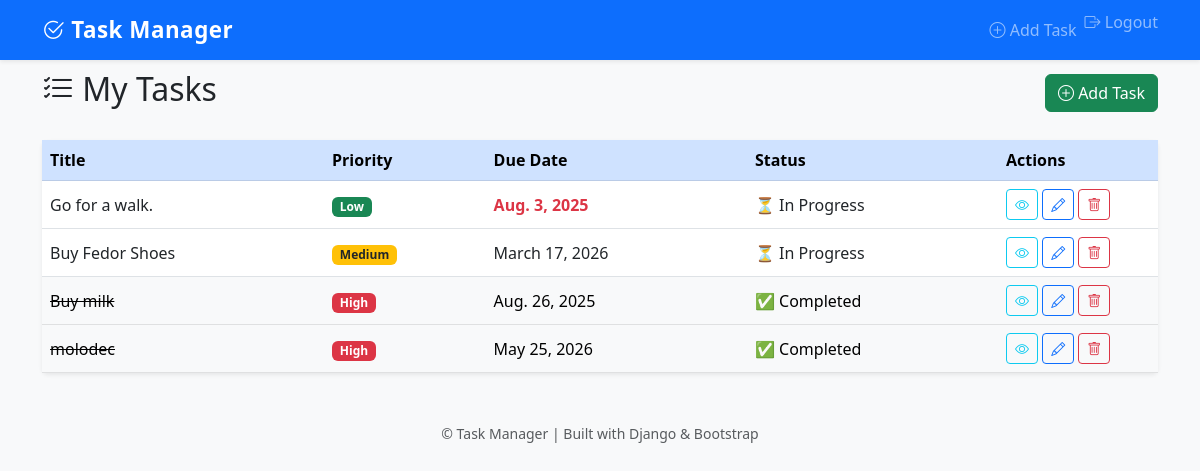
The page /tasks/ (signed in) on the database its author committed.
### tasks/models.py (models this page shows, shortened)
class Task(models.Model):
    title = models.CharField(max_length=200)
    description = models.TextField(blank=True)
    completed = models.BooleanField(default=False)
    priority = models.IntegerField(default=1)
    due_date = models.DateField(null=True, blank=True)
    user = models.ForeignKey(User, on_delete=models.CASCADE)

### tasks/views.py (the view)
# urls.py: path('', views.task_list, name='task_list'),
@login_required
def task_list(request):
    tasks = Task.objects.filter(user=request.user).order_by('completed', 'due_date')
    return render(request, 'tasks/task_list.html', {
        'tasks': tasks,
        'today': date.today()
    })

### tasks/templates/tasks/task_list.html
{% extends 'tasks/base.html' %}
{% block content %}
<div class="d-flex justify-content-between align-items-center mb-4">
    <h2><i class="bi bi-list-check"></i> My Tasks</h2>
    <a href="{% url 'task_create' %}" class="btn btn-success"><i class="bi bi-plus-circle"></i> Add Task</a>
</div>
{% if tasks %}
<table class="table table-hover align-middle shadow-sm bg-white rounded">
    <thead class="table-primary">
        <tr>
            <th>Title</th>
            <th>Priority</th>
            <th>Due Date</th>
            <th>Status</th>
            <th style="width: 160px;">Actions</th>
        </tr>
    </thead>
    <tbody>
        {% for task in tasks %}
        <tr {% if task.completed %}class="table-light text-muted"{% endif %}>
            <td>
                {% if task.completed %}
                    <del>{{ task.title }}</del>
                {% else %}
                    {{ task.title }}
                {% endif %}
            </td>
            <td>
                {% if task.priority == 3 %}
                    <span class="badge bg-danger">High</span>
                {% elif task.priority == 2 %}
                    <span class="badge bg-warning text-dark">Medium</span>
                {% else %}
                    <span class="badge bg-success">Low</span>
                {% endif %}
            </td>
            <td>
                {% if task.due_date %}
                    {% if not task.completed and task.due_date < today %}
                        <span class="text-danger fw-bold">{{ task.due_date }}</span>
                    {% else %}
                        {{ task.due_date }}
                    {% endif %}
                {% else %}
                    <span class="text-muted">No due date</span>
                {% endif %}
            </td>
            <td>
                {% if task.completed %}
                    ✅ Completed
                {% else %}
                    ⏳ In Progress
                {% endif %}
            </td>
            <td>
                <a href="{% url 'task_detail' task.pk %}" class="btn btn-sm btn-outline-info"><i class="bi bi-eye"></i></a>
                <a href="{% url 'task_update' task.pk %}" class="btn btn-sm btn-outline-primary"><i class="bi bi-pencil"></i></a>
                <a href="{% url 'task_delete' task.pk %}" class="btn btn-sm btn-outline-danger"><i class="bi bi-trash"></i></a>
            </td>
        </tr>
        {% endfor %}
    </tbody>
</table>
{% else %}
    <div class="alert alert-info shadow-sm">No tasks yet. <a href="{% url 'task_create' %}">Create one now!</a></div>
{% endif %}
{% endblock %}

### tasks/templates/tasks/base.html (shortened to what this page needs)
{% load static %}
<!DOCTYPE html>
<html lang="en">
<head>
    <link href="https://cdn.jsdelivr.net/npm/bootstrap@5.3.0/dist/css/bootstrap.min.css" rel="stylesheet">
    <link rel="stylesheet" href="https://cdn.jsdelivr.net/npm/bootstrap-icons@1.11.1/font/bootstrap-icons.css">
    <link rel="stylesheet" href="{% static 'tasks/style.css' %}">
</head>
<body class="bg-light" style="padding-top: 70px;">
<nav class="navbar navbar-expand-lg navbar-dark bg-primary shadow-sm fixed-top">
    <div class="container">
        <a class="navbar-brand fw-bold" href="{% url 'task_list' %}"><i class="bi bi-check2-circle"></i> Task Manager</a>
        <div class="collapse navbar-collapse" id="navbarNav">
            <ul class="navbar-nav ms-auto">
                {% if user.is_authenticated %}
                    <li class="nav-item"><a class="nav-link" href="{% url 'task_create' %}"><i class="bi bi-plus-circle"></i> Add Task</a></li>
                    <li class="nav-item">
                        <form method="post" action="{% url 'logout' %}" class="d-inline">
                            <button type="submit" class="nav-link btn btn-link p-0 m-0 align-baseline"><i class="bi bi-box-arrow-right"></i> Logout</button>
                        </form>
                    </li>
                {% else %}
                    <li class="nav-item"><a class="nav-link" href="{% url 'login' %}">Login</a></li>
                    <li class="nav-item"><a class="nav-link" href="{% url 'register' %}">Register</a></li>
                {% endif %}
            </ul>
        </div>
    </div>
</nav>
<div class="container">
    {% block content %}{% endblock %}
</div>
</body>
</html>
<footer class="text-center text-muted mt-5 mb-3">
    <small>© {{ now|date:"Y" }} Task Manager | Built with Django & Bootstrap</small>
</footer>
</body>
</html>

### tasks/templates/tasks/style.css (style rules this page uses)
body { background-color: #f8f9fa; }
.navbar-brand { font-size: 1.4rem; letter-spacing: 0.5px; }

### rows shown on the page
Task: title "Go for a walk.", priority "Low", due_date "Aug. 3, 2025", completed "⏳ In Progress"
Task: title "Buy Fedor Shoes", priority "Medium", due_date "March 17, 2026", completed "⏳ In Progress"
Task: title "Buy milk", priority "High", due_date "Aug. 26, 2025", completed "✅ Completed"
Task: title "molodec", priority "High", due_date "May 25, 2026", completed "✅ Completed"
